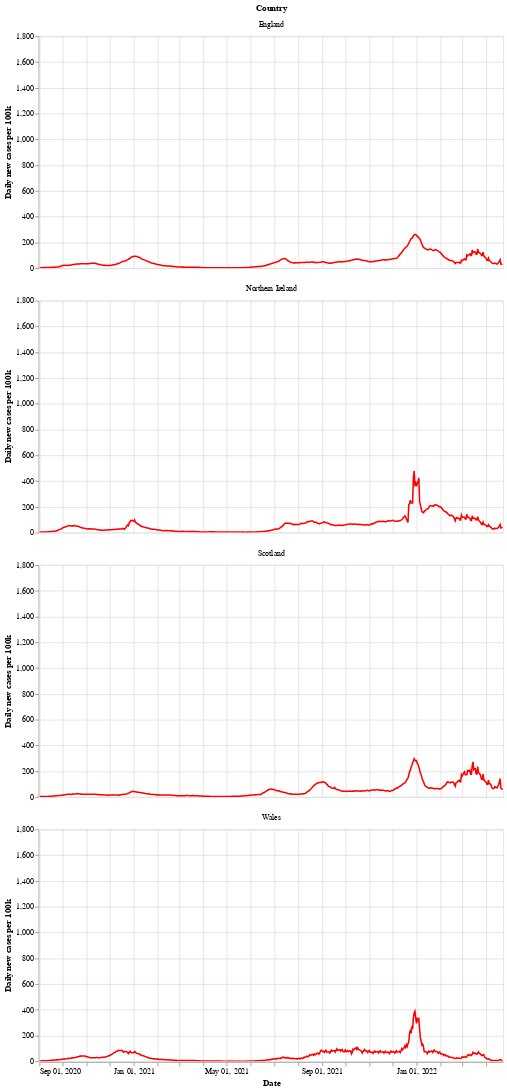

Here is the notebook cell this chart was saved with:
### Markdown cell above
Next is a bar chart of the number of new cases in each country (per 100k population), with the 7 day moving average of cases. Again we see that Wales saw a longer period of raising and falling cases compared to the other countries.

After a period of cases falling, each nation is now seeing a rise in the number of cases - especially in Wales.

### Code cell
# collapse
bars = alt.Chart(uk_cases).mark_bar().encode(
    x=alt.X("yearmonthdate(date):T", axis=alt.Axis(title='Date')),
    y=alt.Y("newCasesRate:Q", axis=alt.Axis(title='Daily new cases per 100k')),
    tooltip='newCasesRate',
    color=alt.condition(
        alt.datum.dailyChange > 0,
        alt.value("orange"),  # The positive color
        alt.value("blue")  # The negative color
    )
).properties(title='New cases per 100k population with rolling 7 day average', width=600).interactive()
line = alt.Chart(uk_cases).mark_line(
    color='red',
    size=2,
).transform_window(
    rolling_mean='mean(newCasesRate)',
    frame=[0, 7],
    groupby=['areaName']
).encode(
    x='yearmonthdate(date):T',
    y='rolling_mean:Q'
)
alt.layer(line, bars, data=uk_cases).facet(alt.Row('areaName', title='Country'), columns=1)

### Figure 1 — Vega-Lite specification as saved in the notebook (floating-point values rounded to 4 significant figures; data arrays with more than 128 entries replaced by an {"elided": "..."} marker saying what was removed)
{"config": {"view": {"continuousWidth": 400, "continuousHeight": 300}}, "data": {"name": "data-dbddaf38673c3f3e203d01be4ecb2676"}, "facet": {"type": "nominal", "field": "areaName", "title": "Country"}, "spec": {"layer": [{"mark": {"type": "line", "color": "red", "size": 2}, "encoding": {"x": {"type": "temporal", "field": "date", "timeUnit": "yearmonthdate"}, "y": {"type": "quantitative", "field": "rolling_mean"}}, "transform": [{"window": [{"op": "mean", "field": "newCasesRate", "as": "rolling_mean"}], "frame": [0, 7], "groupby": ["areaName"]}]}, {"mark": "bar", "encoding": {"color": {"condition": {"value": "orange", "test": "(datum.dailyChange > 0)"}, "value": "blue"}, "tooltip": {"type": "quantitative", "field": "newCasesRate"}, "x": {"type": "temporal", "axis": {"title": "Date"}, "field": "date", "timeUnit": "yearmonthdate"}, "y": {"type": "quantitative", "axis": {"title": "Daily new cases per 100k"}, "field": "newCasesRate"}}, "selection": {"selector002": {"type": "interval", "bind": "scales", "encodings": ["x", "y"]}}, "title": "New cases per 100k population with rolling 7 day average", "width": 600}]}, "columns": 1, "$schema": "https://vega.github.io/schema/vega-lite/v4.8.1.json", "datasets": {"data-dbddaf38673c3f3e203d01be4ecb2676": {"elided": "2396 records"}}}
